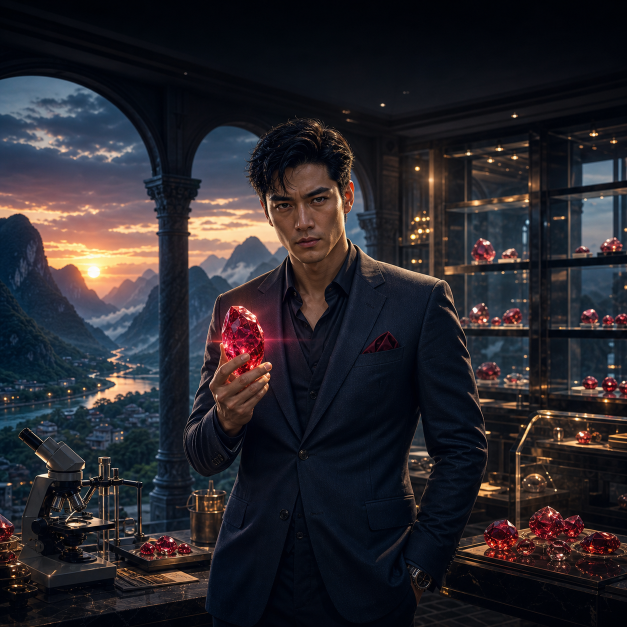
#> input picture scratch/remade_covers_4060_4084_4097_20260526/base/4097_base.png, 1254 x 1254 px (shown at 1/2 size)
$ python remake_and_upload.py
#> lines starting #> are read from the running program, lines starting #| are printed output that depends on the picture
#!/usr/bin/env python3
import ftplib
import json
import sys
from pathlib import Path

import requests
from PIL import Image, ImageDraw, ImageFilter, ImageFont

sys.path.insert(0, str(Path(__file__).resolve().parents[1]))
from remake_chatgpt_batch2_covers import FTP_HOST, FTP_PASS, FTP_USER, SECRET, WP_URL


ROOT = Path(__file__).resolve().parent
CANVAS = 1200

FONT_BOLD_PATHS = [
    "/System/Library/Fonts/Supplemental/Arial Bold.ttf",
    "/System/Library/Fonts/Supplemental/Arial Unicode.ttf",
    "/Library/Fonts/Arial Bold.ttf",
    "/System/Library/Fonts/HelveticaNeue.ttc",
]

STORIES = [
    {
        "id": 4097,
        "source": ROOT / "base/4097_base.png",
        "title_lines": ["VUA ĐÁ QUÝ", "LỤC YÊN", "THÂU TÓM RUBY GIẢ"],
        "colors": [(255, 255, 255), (255, 184, 43), (92, 232, 255)],
    },
    {
        "id": 4084,
        "source": ROOT / "base/4084_base.png",
        "title_lines": ["CƯỚP CÔNG THỨC", "SÂM NGỌC LINH", "LẬT KÈO TẬP ĐOÀN DƯỢC"],
        "colors": [(255, 255, 255), (255, 184, 43), (92, 232, 255)],
    },
    {
        "id": 4060,
        "source": ROOT / "base/4060_base.png",
        "title_lines": ["BỊ HÔN THÊ", "VU OAN CÁ TRA", "THÂU TÓM NGHÌN TỶ"],
        "colors": [(255, 255, 255), (92, 232, 255), (255, 184, 43)],
    },
]

PHP_HELPER = """<?php
require_once('wp-load.php');
require_once(ABSPATH . 'wp-admin/includes/image.php');
require_once(ABSPATH . 'wp-admin/includes/file.php');
require_once(ABSPATH . 'wp-admin/includes/media.php');

header('Content-Type: application/json');
$secret = "ZEN_TRUYEN_2026_BYPASS";
$input = json_decode(file_get_contents('php://input'), true);
if (!isset($input['secret']) || $input['secret'] !== $secret) {
    echo json_encode(['error' => 'Unauthorized']);
    exit;
}

$post_id = intval($input['post_id']);
$filename = sanitize_file_name($input['filename']);
$local_path = ABSPATH . 'wp-content/uploads/' . $filename;
if (!file_exists($local_path)) {
    echo json_encode(['error' => 'File not found: ' . $local_path]);
    exit;
}

$tmp = tempnam(get_temp_dir(), 'cover');
copy($local_path, $tmp);
$file_array = [
    'name' => 'cover-' . $post_id . '-remade-20260526-' . rand(100,999) . '.png',
    'tmp_name' => $tmp,
];
$attach_id = media_handle_sideload($file_array, $post_id);
if (is_wp_error($attach_id)) {
    @unlink($tmp);
    echo json_encode(['error' => $attach_id->get_error_message()]);
    exit;
}

$old_thumb = get_post_thumbnail_id($post_id);
if ($old_thumb) {
    wp_delete_attachment($old_thumb, true);
}
set_post_thumbnail($post_id, $attach_id);
if (function_exists('litespeed_purge_all')) {
    litespeed_purge_all();
}
@unlink($local_path);
echo json_encode([
    'success' => true,
    'post_id' => $post_id,
    'attachment_id' => $attach_id,
    'thumbnail' => get_the_post_thumbnail_url($post_id, 'full'),
], JSON_UNESCAPED_SLASHES | JSON_UNESCAPED_UNICODE);
?>"""


def load_font(size):
    for path in FONT_BOLD_PATHS:
        if Path(path).exists():
            try:
                return ImageFont.truetype(path, size=size)
            except Exception:
                pass
    return ImageFont.load_default()


def text_size(draw, text, font, stroke_width=0):
    box = draw.textbbox((0, 0), text, font=font, stroke_width=stroke_width)
    return box[2] - box[0], box[3] - box[1]


def fit_font(draw, lines, max_width, max_height):
    size = 108
    while size >= 52:
        font = load_font(size)
        widths, heights = [], []
        for line in lines:
            width, height = text_size(draw, line, font, stroke_width=5)
            widths.append(width)
            heights.append(height)
        total_height = sum(heights) + (len(lines) - 1) * int(size * 0.15)
        if max(widths) <= max_width and total_height <= max_height:
            return font, size
        size -= 3
    return load_font(52), 52


def add_gradients(img):
    overlay = Image.new("RGBA", (CANVAS, CANVAS), (0, 0, 0, 0))
    draw = ImageDraw.Draw(overlay)
    for y in range(0, 540):
        t = 1 - y / 540
        draw.rectangle((0, y, CANVAS, y + 1), fill=(0, 0, 0, int(238 * t * t)))
    for y in range(810, CANVAS):
        t = (y - 810) / (CANVAS - 810)
        draw.rectangle((0, y, CANVAS, y + 1), fill=(0, 0, 0, int(85 * t * t)))
    return Image.alpha_composite(img, overlay)


def draw_shadowed_text(img, xy, text, font, fill):
    x, y = xy
    shadow = Image.new("RGBA", (CANVAS, CANVAS), (0, 0, 0, 0))
    sd = ImageDraw.Draw(shadow)
    sd.text((x + 5, y + 7), text, font=font, fill=(0, 0, 0, 235), stroke_width=7, stroke_fill=(0, 0, 0, 235))
    img.alpha_composite(shadow.filter(ImageFilter.GaussianBlur(2)))
    draw = ImageDraw.Draw(img)
    draw.text((x, y), text, font=font, fill=fill, stroke_width=5, stroke_fill=(14, 14, 14, 255))


def make_cover(story):
    img = Image.open(story["source"]).convert("RGBA")
    img = img.resize((CANVAS, CANVAS), Image.Resampling.LANCZOS)
    img = add_gradients(img)
    draw = ImageDraw.Draw(img)
    font, size = fit_font(draw, story["title_lines"], 1080, 335)
    y = 84
    spacing = int(size * 0.15)
    for idx, line in enumerate(story["title_lines"]):
        width, height = text_size(draw, line, font, stroke_width=5)
        draw_shadowed_text(img, ((CANVAS - width) // 2, y), line, font, story["colors"][idx])
        y += height + spacing
    out_path = ROOT / f"{story['id']}_cover.png"
    img.convert("RGB").save(out_path, "PNG", optimize=True)
    return out_path


def make_preview(covers):
    sheet = Image.new("RGB", (3 * 370, 410), "white")
    draw = ImageDraw.Draw(sheet)
    for idx, (story, path) in enumerate(covers):
        thumb = Image.open(path).convert("RGB")
        thumb.thumbnail((350, 350))
        x = idx * 370 + 10
        y = 10
        sheet.paste(thumb, (x, y))
        draw.text((x, y + 360), f"{story['id']} - {path.name}", fill=(0, 0, 0))
    sheet.save(ROOT / "preview_grid.png", quality=94)


def upload(covers):
    helper_path = ROOT / "update_cover_local.php"
    helper_path.write_text(PHP_HELPER, encoding="utf-8")
    ftp = ftplib.FTP(FTP_HOST, timeout=60)
    ftp.login(FTP_USER, FTP_PASS)
    results = []
    try:
        with helper_path.open("rb") as handle:
            ftp.storbinary("STOR update_cover_local.php", handle)
        for story, cover_path in covers:
            remote_name = f"remade_cover_{story['id']}_20260526.png"
            with cover_path.open("rb") as handle:
                ftp.storbinary(f"STOR wp-content/uploads/{remote_name}", handle)
            response = requests.post(
                f"{WP_URL}/update_cover_local.php",
                json={"secret": SECRET, "post_id": story["id"], "filename": remote_name},
                timeout=90,
            )
            try:
                data = response.json()
            except json.JSONDecodeError:
                data = {"error": response.text[:500]}
            print(story["id"], data, flush=True)
            results.append({"id": story["id"], "cover": str(cover_path), "server": data})
    finally:
        try:
            ftp.delete("update_cover_local.php")
        except Exception:
            pass
        ftp.quit()
        helper_path.unlink(missing_ok=True)
    (ROOT / "upload_results.json").write_text(json.dumps(results, ensure_ascii=False, indent=2), encoding="utf-8")


def main():
    import argparse

    parser = argparse.ArgumentParser()
    parser.add_argument("--generate-only", action="store_true")
    args = parser.parse_args()

    covers = [(story, make_cover(story)) for story in STORIES]
#> in add_gradients, `overlay = Image.new("RGBA", (CANVAS, CANVAS), (0, 0, 0, 0))`: overlay: PIL image 1200x1200 RGBA; every value is 0
#> in add_gradients, `return Image.alpha_composite(img, overlay)`:
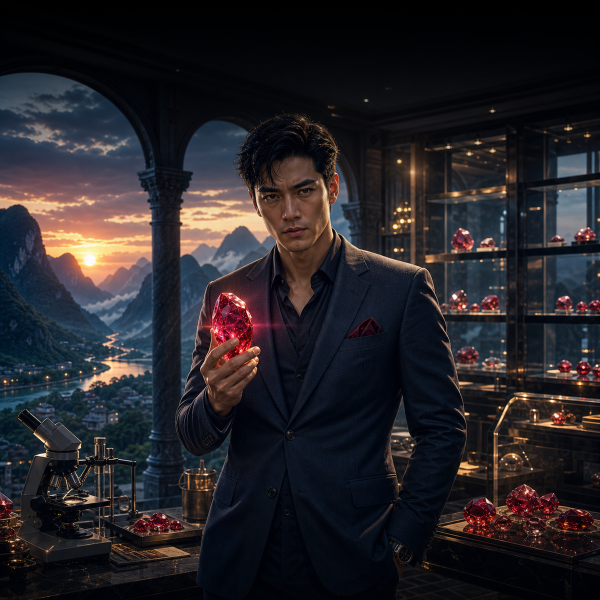
#> returned value: PIL image 1200x1200 RGBA (shown at 1/2 size); mean R, G, B, A 37.7, 35.1, 39.4, 255
#> in make_cover, `font, size = fit_font(draw, story["title_lines"], 1080, 335)`: size = 108
#> in make_cover, `spacing = int(size * 0.15)`: spacing = 16
#> the loop in make_cover, `for idx, line in enumerate(story["title_lines"]):` made 3 passes
#> (width, height, y) on passes 1 to 3: (62, 19, 119), (49, 18, 153), (102, 18, 187)
#> after the loop in make_cover, `for idx, line in enumerate(story["title_lines"]):`: y = 187
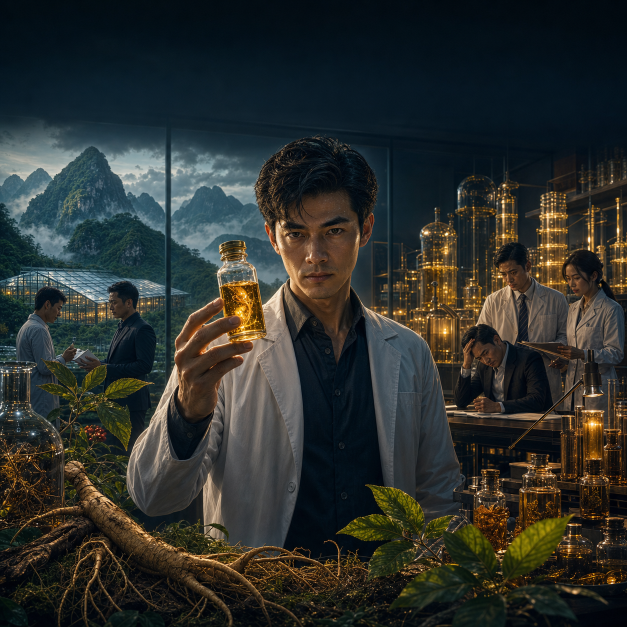
#> input picture scratch/remade_covers_4060_4084_4097_20260526/base/4084_base.png, 1254 x 1254 px (shown at 1/2 size)
#> in add_gradients (call 2), `return Image.alpha_composite(img, overlay)`:
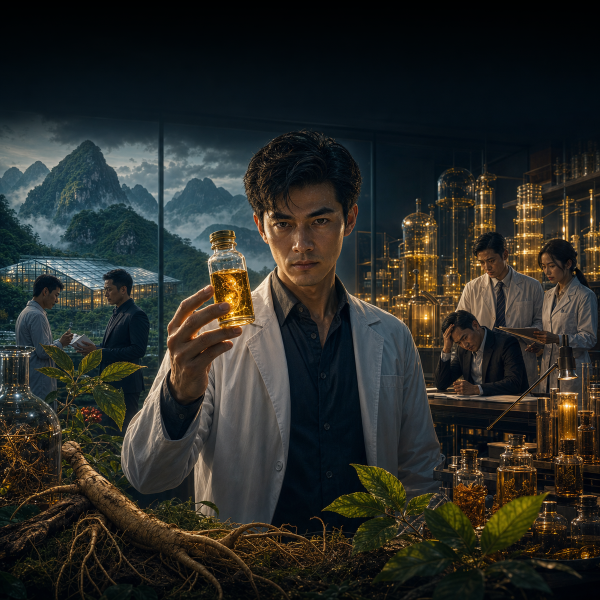
#> returned value: PIL image 1200x1200 RGBA (shown at 1/2 size); mean R, G, B, A 41.7, 43.1, 39, 255
#> the loop in make_cover (call 2), `for idx, line in enumerate(story["title_lines"]):` made 3 passes
#> (width, y) on passes 1 to 3: (90, 118), (86, 152), (119, 186)
#> after the loop in make_cover (call 2), `for idx, line in enumerate(story["title_lines"]):`: y = 186
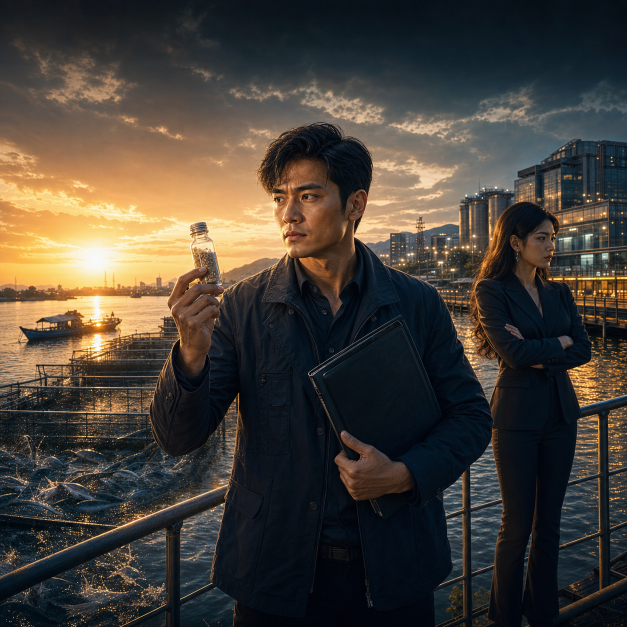
#> input picture scratch/remade_covers_4060_4084_4097_20260526/base/4060_base.png, 1254 x 1254 px (shown at 1/2 size)
#> in add_gradients (call 3), `return Image.alpha_composite(img, overlay)`:
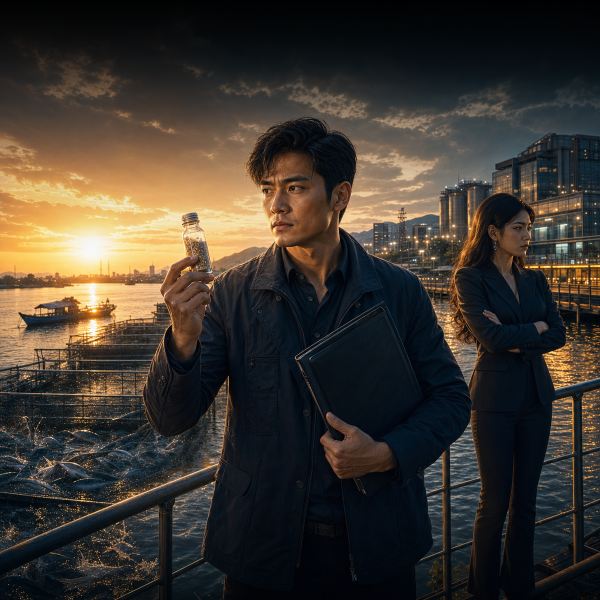
#> returned value: PIL image 1200x1200 RGBA (shown at 1/2 size); mean R, G, B, A 61.7, 55.2, 47.4, 255
#> the loop in make_cover (call 3), `for idx, line in enumerate(story["title_lines"]):` made 3 passes
#> (width, y) on passes 1 to 3: (65, 118), (81, 152), (109, 186)
    make_preview(covers)
#> in make_preview, `sheet = Image.new("RGB", (3 * 370, 410), "white")`: sheet: PIL image 1110x410 RGB; every value is 255
#> in make_preview, `sheet.paste(thumb, (x, y))`:
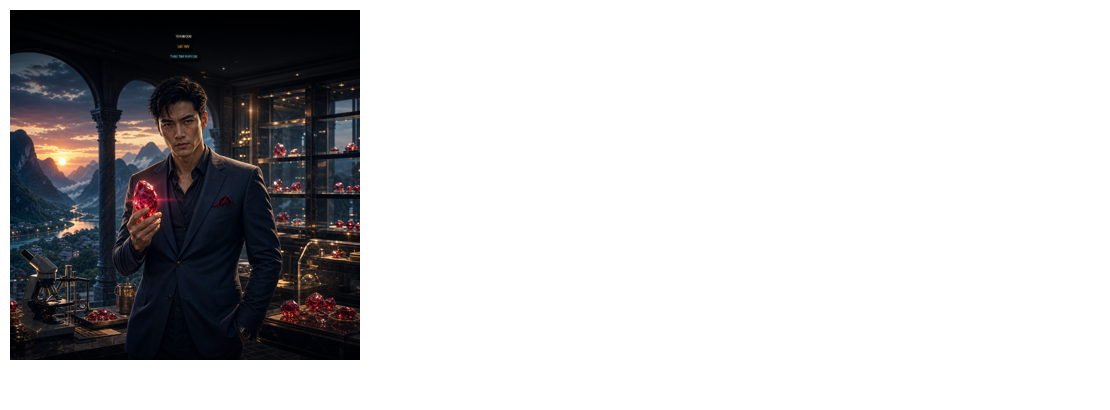
#> sheet: PIL image 1110x410 RGB; mean R, G, B 196.5, 195.8, 197
#> in make_preview, `sheet.save(ROOT / "preview_grid.png", quality=94)`:
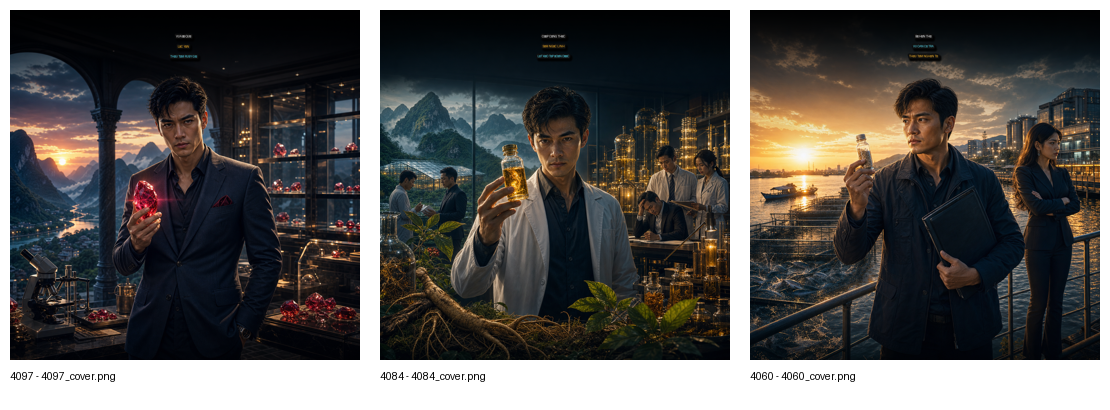
#> saved as preview_grid.png: PIL image 1110x410 RGB; mean R, G, B 86.7, 84.6, 82.6
    print(ROOT / "preview_grid.png", flush=True)
    if not args.generate_only:
        upload(covers)


if __name__ == "__main__":
#> (the run stopped early here; a loop or call above may not have finished)
